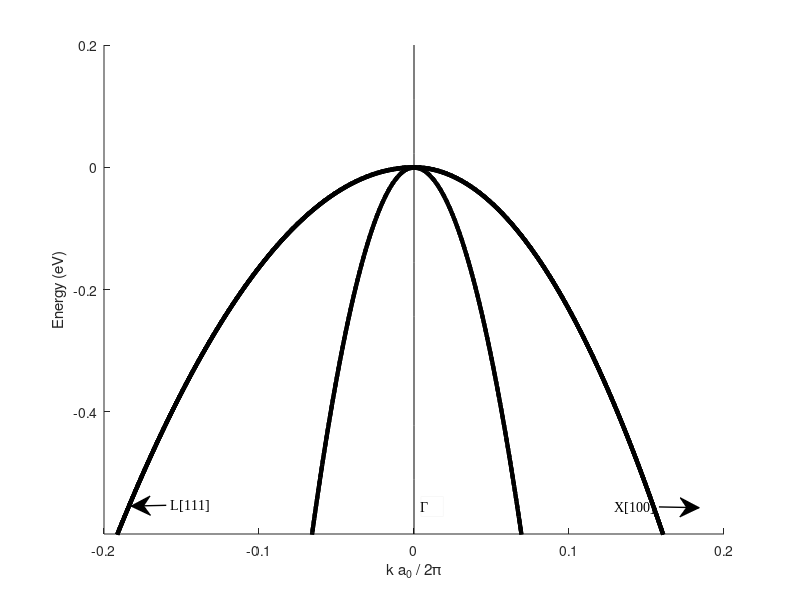

This chart was generated by the following MATLAB code:
clc
clear all

clc
clear all
%%%%  Set up scaling constant
% Define fundamental constants in S.I units. All energies are in eV from
% CODATA 2006 at http://physics.nist.gov/cuu/Constants/index.html
hbar=1.054571628E-34;               %Planck's constant [Js]
m0=9.10938215E-31;                  %Free electron mass[Kg]
e=1.602176487E-19;                  %Electron charge [C]
L=1E-10;                            %Length Scale [Angstrom]
Const=(hbar*hbar)/(2*m0*e*L*L);     %Scaling constant

%%%% Input parameters
k_range=0.2;
n_kpts=300;
%%%% Define Material constants
%%%% Zone center energy seperations
Eg7p=-0.29;  
Eg8p=0;  
Eg6m=0.89; 
%%%% Material parameters              
a0  = 5.6579;
L1  =13.38;
L2  =4.24;
L2m =-4.24;
L3  =5.69;
M_e =(1/0.038);
M_so=(1/0.095);
Lb  =((1/2)*(L2+L3));
Mu  =((1/2)*(L3-L2));
Lbm  =((1/2)*(L2m+L3));
Mum  =((1/2)*(L3-L2m));
L2n =1;
L3n =8;
L2n =6.00;
L3n =8.05;
Lbn =((1/2)*(L2n+L3n));
Mun =((1/2)*(L3n-L2n));
E_p = 25.49;
P_0 =(1/Const)*sqrt((Const)*E_p);
%%%% Dresselhaus Parameters
L=31.8;
M=5.1;
N=32.1;
%%%% Direct Interactions
%ZD1_G6mG8p   =(1/Const)*sqrt((Const)*E_pg6mg8p)*1;

V_potS=diag([ Eg8p Eg8p Eg8p ]);   
V_potD=diag([ Eg8p Eg8p Eg8p Eg8p Eg8p-0.001  Eg8p-0.001 ]);
for n=1:4   
Cn_kpts=0;
for k_step = 0:1:n_kpts-1 
    
if n == 1
x = k_step;
y = 0;
z = 0;
elseif n == 2
x = k_step;
y = k_step;
z = k_step;
elseif n == 3
x = (k_range*(n_kpts-1));
y = k_step;
z = 0;
elseif n == 4
x = k_step;
y = k_step;
z = 0;
end    
    
Cn_kpts=Cn_kpts+1;
kx = x*(k_range/(n_kpts-1));
ky = y*(k_range/(n_kpts-1));
kz = z*(k_range/(n_kpts-1));
k   = (2*pi/a0)*sqrt(kx*kx + ky*ky + kz*kz);
k_p = (2*pi/a0)*(kx + 1i*ky);
k_m = (2*pi/a0)*(kx - 1i*ky);
k_x  = (2*pi/a0)*kx;
k_y  = (2*pi/a0)*ky;
k_z  = (2*pi/a0)*kz;
%%%% Single group Hamiltonian
HS    = [  (k*k) 0 0
            0 (k*k) 0
            0 0 (k*k)];
                 
  
H_DKK  = [(L*k_x*k_x + M*(k_y*k_y + k_z*k_z))  (N*k_x*k_y)                     (N*k_x*k_z)
         (N*k_x*k_y)                      (L*k_y*k_y + M*(k_x*k_x + k_z*k_z)) (N*k_y*k_z)                                   
         (N*k_x*k_z)                      (N*k_y*k_z)                     (L*k_z*k_z + M*(k_x*k_x + k_y*k_y))  ];
     
%%%%%%%%%%%%%%%%%%%%%%%%%%%%%%%%%%%%%%%%%%%%%%%%%%%%%%%%%%%%%%%
%%%% Adapted double group
HD    = [  (k*k) 0 0 0 0 0
            0 (k*k) 0 0 0 0
            0 0 (k*k) 0 0 0
            0 0 0 (k*k) 0 0
            0 0 0 0 (k*k) 0 
            0 0 0 0 0 (k*k)];
        
H_DKK_double =  [(L*k_x^2)/6 + (L*k_y^2)/6 + (2*L*k_z^2)/3 + (5*M*k_x^2)/6 + (5*M*k_y^2)/6 + (M*k_z^2)/3,                                                   -(3^(1/2)*N*k_z*(k_x - k_y*1i))/3,  3^(1/2)*((L*k_x^2)/6 - (L*k_y^2)/6 - (M*k_x^2)/6 + (M*k_y^2)/6 + (N*k_x*k_y*1i)/3),                                                                                       0,                                                  -(2^(1/2)*N*k_z*(k_x + k_y*1i))/2,                                    -(2^(1/2)*(L - M)*(k_x^2 + k_y^2 - 2*k_z^2))/6
                                                        -(3^(1/2)*N*k_z*(k_x + k_y*1i))/3,                    (L*k_x^2)/2 + (L*k_y^2)/2 + (M*k_x^2)/2 + (M*k_y^2)/2 + M*k_z^2,                                                                                  0,       3^(1/2)*((L*k_x^2)/6 - (L*k_y^2)/6 - (M*k_x^2)/6 + (M*k_y^2)/6 + (N*k_x*k_y*1i)/3), 6^(1/2)*((L*k_x^2)/6 - (L*k_y^2)/6 - (M*k_x^2)/6 + (M*k_y^2)/6 + (N*k_x*k_y*1i)/3),                                                  -(6^(1/2)*N*k_z*(k_x + k_y*1i))/6
      -3^(1/2)*((L*k_y^2)/6 - (L*k_x^2)/6 + (M*k_x^2)/6 - (M*k_y^2)/6 + (N*k_x*k_y*1i)/3),                                                                                  0,                    (L*k_x^2)/2 + (L*k_y^2)/2 + (M*k_x^2)/2 + (M*k_y^2)/2 + M*k_z^2,                                                         (3^(1/2)*N*k_z*(k_x - k_y*1i))/3,                                                  -(6^(1/2)*N*k_z*(k_x - k_y*1i))/6, 6^(1/2)*((L*k_y^2)/6 - (L*k_x^2)/6 + (M*k_x^2)/6 - (M*k_y^2)/6 + (N*k_x*k_y*1i)/3)
                                                                                       0, -3^(1/2)*((L*k_y^2)/6 - (L*k_x^2)/6 + (M*k_x^2)/6 - (M*k_y^2)/6 + (N*k_x*k_y*1i)/3),                                                    (3^(1/2)*N*k_z*(k_x + k_y*1i))/3, (L*k_x^2)/6 + (L*k_y^2)/6 + (2*L*k_z^2)/3 + (5*M*k_x^2)/6 + (5*M*k_y^2)/6 + (M*k_z^2)/3,                                     (2^(1/2)*(L - M)*(k_x^2 + k_y^2 - 2*k_z^2))/6,                                                 (2^(1/2)*N*k_z*(k_y + k_x*1i)*1i)/2
                                                       (2^(1/2)*N*k_z*(k_y + k_x*1i)*1i)/2, -6^(1/2)*((L*k_y^2)/6 - (L*k_x^2)/6 + (M*k_x^2)/6 - (M*k_y^2)/6 + (N*k_x*k_y*1i)/3),                                                   -(6^(1/2)*N*k_z*(k_x + k_y*1i))/6,                                           (2^(1/2)*(L - M)*(k_x^2 + k_y^2 - 2*k_z^2))/6,                                             ((L + 2*M)*(k_x^2 + k_y^2 + k_z^2))/3,                                                                                 0
                                          -(2^(1/2)*(L - M)*(k_x^2 + k_y^2 - 2*k_z^2))/6,                                                   -(6^(1/2)*N*k_z*(k_x - k_y*1i))/6, -6^(1/2)*((L*k_x^2)/6 - (L*k_y^2)/6 - (M*k_x^2)/6 + (M*k_y^2)/6 + (N*k_x*k_y*1i)/3),                                                        -(2^(1/2)*N*k_z*(k_x + k_y*1i))/2,                                                                                 0,                                             ((L + 2*M)*(k_x^2 + k_y^2 + k_z^2))/3];
 
      
      
      
%  HS    = [ (HS_C)       (zeros(2,4))  (zeros(2,2))
%            (zeros(4,2)) (-HS_V)       (zeros(4,2))
%            (zeros(2,2)) (zeros(2,4))  (-HS_S)    ];
       
HSingle = Const.*-(HS+H_DKK) + V_potS;
[V_valS,E_valS] = eig(HSingle);
[E_valS,index_] = sort((diag(E_valS)),'descend');
V_valS          = V_valS(:,index_);
E_valsS(:,Cn_kpts,n)=E_valS;

HDouble = Const.*-(HD+H_DKK_double) + V_potD;
[V_valD,E_valD] = eig(HDouble);
[E_valD,index_] = sort((diag(E_valD)),'descend');
V_valD          = V_valD(:,index_);
E_valsD(:,Cn_kpts,n)=E_valD;
end   
Cn_kpts1=0;
end
%%%%%%%%%%%%%%%%%%%%%%%%%%%%%%%%%%%%%%%%%%%%%%%%%%%%%%%%%%%%%%%%%%%%%%%%%%%

k=0:(k_range/(n_kpts-1)):k_range;
kpar001_X= ((2*pi)/a0)*sqrt(k.*k);
kpar011_U= ((2*pi)/a0)*sqrt(k.*k+k_range*k_range);
kpar011_K= ((2*pi)/a0)*sqrt(k.*k+k.*k);
kpar111_L= ((2*pi)/a0)*sqrt(k.*k + k.*k + k.*k);
%%%% Plot figures %%%%%%%%%%%%%%%%%%%%%%%%%%%%%%%%%%%%%%%%%%%%%%%%%%%%%%%%%
figure (1)

min_E=-0.6;
max_E=0.2;
k_X=0.2;
k_L=-0.2;

hold on
%set(gcf,'Position',[200 400 800 400])
plot(kpar001_X, (E_valsS(:,:,1)),'k:','LineWidth',3);
plot( -kpar111_L, (E_valsS(:,:,2)),'k:','LineWidth',3);
 plot(kpar001_X, (E_valsD(:,:,1)),'k','LineWidth',3);
 plot( -kpar111_L, (E_valsD(:,:,2)),'k','LineWidth',3);
 axis([k_L k_X min_E max_E]);
 %box(axes1,'on');
 xlabel('k a_0 / 2\pi');    %  label the x-axis
 ylabel('Energy (eV)');  %  label the y-axis
plot(zeros(1,10),linspace(min_E,max_E,10),'k')

% Create textarrow
annotation(figure(1),'textarrow',[0.207808564231738 0.163727959697733],...
    [0.157824933687003 0.156498673740053],'TextEdgeColor','none',...
    'TextLineWidth',1,...
    'FontName','Times New Roman',...
    'String',{'L[111]'},...
    'LineWidth',1);


% Create textarrow
annotation(figure(1),'textarrow',[0.82367758186398 0.874055415617128],...
    [0.155126482213439 0.153846153846154],'TextEdgeColor','none',...
    'TextLineWidth',1,...
    'FontName','Times New Roman',...
    'String',{'X[100]'},...
    'LineWidth',1);

% Create textbox
annotation(figure(1),'textbox',...
    [0.526188916876574 0.139257294429708 0.0279672544080605 0.0331564986737398],...
    'String',{'\Gamma'},...
    'FontName','Times New Roman',...
    'FitBoxToText','off',...
    'EdgeColor',[0.972549019607843 0.972549019607843 0.972549019607843]);
%CREATEAXES(PARENT1,X1,YMATRIX1,X2,YMATRIX2,X3,YMATRIX3)
%  PARENT1:  axes parent
%  X1:  vector of x data
%  YMATRIX1:  matrix of y data
%  X2:  vector of x data
%  YMATRIX2:  matrix of y data
%  X3:  vector of x data
%  YMATRIX3:  matrix of y data

% %  Auto-generated by MATLAB on 25-May-2011 13:24:59
% 
% % Create axes
% axes1 = axes('Parent',Parent1);
% % Uncomment the following line to preserve the X-limits of the axes
% % xlim(axes1,[-0.2 0.2]);
% % Uncomment the following line to preserve the Y-limits of the axes
% % ylim(axes1,[-0.4 1.2]);
% box(axes1,'on');
% hold(axes1,'all');
% 
% % Create multiple lines using matrix input to plot
% plot1 = plot(X1,YMatrix1,'Color',[0 0 0],'Parent',axes1);
% set(plot1(1),'LineWidth',2);
% set(plot1(2),'LineWidth',2);
% set(plot1(3),'LineWidth',2);
% set(plot1(4),'LineWidth',2);
% set(plot1(5),'LineWidth',3);
% set(plot1(6),'LineWidth',3);
% set(plot1(7),'LineWidth',3);
% set(plot1(8),'LineWidth',3);
% 
% % Create multiple lines using matrix input to plot
% plot2 = plot(X2,YMatrix2,'Color',[0 0 0],'Parent',axes1);
% set(plot2(1),'LineWidth',2);
% set(plot2(2),'LineWidth',2);
% set(plot2(3),'LineWidth',2);
% set(plot2(4),'LineWidth',2);
% set(plot2(5),'LineWidth',3);
% set(plot2(6),'LineWidth',3);
% set(plot2(7),'LineWidth',3);
% set(plot2(8),'LineWidth',3);
% 
% % Create xlabel
% xlabel('k a_0 / 2\pi');
% 
% % Create ylabel
% ylabel('Energy (eV)');
% 
% % Create multiple lines using matrix input to plot
% plot(X3,YMatrix3,'Color',[0 0 0]);

%  axis([k_L k_X min_E max_E]);
%  %box(axes1,'on');
%  xlabel('k a_0 / 2\pi');    %  label the x-axis
%  ylabel('Energy (eV)');  %  label the y-axis
% plot(zeros(1,10),linspace(min_E,max_E,10),'k')


% for n=1:1:100
%     x=(n-1)/100;
% L1  =13.38 - 9.16*x;
% %L2  =-(4.24 - 3.86*x);
% L2  =-(4.24 - 4.62*x);
% m_hh = 1/(L1 + 2*L2);
% m_lh = 1/(L1 - 2*L2);
% R(n)=(m_hh/m_lh);
% Comp(n)=x;
% end
% figure(3)
% hold on
% plot(Comp,R)

% figure(2);
% clf
% set(gcf,'Position',[237 200 700 420])
% ylabel('Energy [eV]')
% %%%%%%%%%%%%%%%%%%%%%%%%%%%%%%%%%%%%%%%%
% k111_L=fliplr(kpar111_L);
% k001_X=kpar001_X;
% k011_U=kpar011_U;
% k011_K=fliplr(kpar011_K);
% kdata=[k111_L k001_X k011_U k011_K];
% %%%%%%%%%%%%%%%%%%%%%%%%%%%%%%%%%%%%%%%%%
% %this mumbo-jumbo tranformation is necessary for plotting
% kplot=zeros(1,(4*n_kpts));
% kdiff=abs(diff(kdata));
% for i=2:4*n_kpts,
%   kplot(i)=sum(kdiff(1:i-1));
% end
% 
% EvalS_L_Gamma = (fliplr(E_valsS(:,:,2)));
% EvalS_Gamma_X = (E_valsS(:,:,1));
% EvalS_X_K     = (E_valsS(:,:,3));
% EvalS_K_Gamma = (fliplr(E_valsS(:,:,4)));
% 
% % EvalD_L_Gamma = (fliplr(E_valsD(:,:,2)));
% % EvalD_Gamma_X = (E_valsD(:,:,1));
% % EvalD_X_K     = (E_valsD(:,:,3));
% % EvalD_K_Gamma = (fliplr(E_valsD(:,:,4)));
% 
% Eval_Single = [EvalS_L_Gamma EvalS_Gamma_X EvalS_X_K EvalS_K_Gamma];
% %Eval_Double = [EvalD_L_Gamma EvalD_Gamma_X EvalD_X_K EvalD_K_Gamma];
% 
% maxE=max(max(Eval_Single));
% minE=min(min(Eval_Single));
%     
% hold on
% h=plot(kplot,Eval_Single','b'); 
% set(h,'MarkerSize',4)
% set(h,'MarkerFaceColor','blue')
% % h=plot(kplot,Eval_Double','r'); 
% % set(h,'MarkerSize',4)
% % set(h,'MarkerFaceColor','red')
% 
% 
% %draw vertical lines at major breakpoints
% 
% plot(kplot(n_kpts)*ones(1,10),linspace(minE,maxE,10),':')
% plot(kplot(2*n_kpts)*ones(1,10),linspace(minE,maxE,10),':')
% plot(kplot(3*n_kpts)*ones(1,10),linspace(minE,maxE,10),':')
% plot(kplot(4*n_kpts)*ones(1,10),linspace(minE,maxE,10),':')
% 
% [ax,h1,h2]=plotyy(kplot,zeros(4*n_kpts),kplot,zeros(4*n_kpts));
% hold off
% 
% axes(ax(1))
% axis([0 max(kplot) -30 10])
% axes(ax(2))
% axis([0 max(kplot) minE maxE])
% klabels=[k111_L k001_X k011_K];
% set(ax(1),'XTick',kplot)
% 
% set(ax(1),'XTickLabel',klabels)
% set(ax(1),'YTick',minE:10:maxE)
% set(ax(1),'XColor',[0 0 0])
% set(ax(1),'Box','off')
% set(ax(1),'YColor',[0 0 0])
% 
% set(ax(2),'XTick',kplot)
% set(ax(2),'XColor',[0 0 0])
% set(ax(2),'XAxisLocation','top')
% set(ax(2),'XTickLabel',[])
% set(ax(2),'YTick',0:10:maxe)
% set(ax(2),'YColor',[0 0 0])
% ylabel('energy [meV]')
% 
% write the high-symmetry point labels
% h=text(-.03,-5,'\Gamma');
% set(h,'FontSize',14)
% h=text(.97,-5,'X');
% set(h,'FontSize',14)
% h=text(1.33,-5,'K');
% set(h,'FontSize',14)
% h=text(2.38,-5,'\Gamma');
% set(h,'FontSize',14)
% 
% text(.42,-5,'[100]')
% text(1.78,-5,'[110]')
% text(2.8,-5,'[111]')


% 
% %%%%  Set up scaling constant
% % Define fundamental constants in S.I units. All energies are in eV from
% % CODATA 2006 at http://physics.nist.gov/cuu/Constants/index.html
% hbar=1.054571628E-34;               %Planck's constant [Js]
% m0=9.10938215E-31;                  %Free electron mass[Kg]
% e=1.602176487E-19;                  %Electron charge [C]
% L=1E-10;                            %Length Scale [Angstrom]
% Const=(hbar*hbar)/(2*m0*e*L*L);     %Scaling constant
% a0  = 5.6579;
% L1  =13.38;
% L2  =-4.24;
% L3  =5.69;
% Lb  =((1/2)*(L2+L3));
% Mu  =((1/2)*(L3-L2));
% k_range=0.1;
% n_kpts=300;
% % for z = 0:1:n_kpts-1
% c_kpts = 0;
% for y = 0:1:n_kpts-1
% for x = 0:1:n_kpts-1     
% if (x>=y)
% z=0;
% c_kpts=c_kpts+1;
% k_x = x*(k_range/(n_kpts-1));
% k_y = y*(k_range/(n_kpts-1));
% k_z = z*(k_range/(n_kpts-1));
% 
% k   = (2*pi/a0)*sqrt(k_x*k_x + k_y*k_y + k_z*k_z);
% k_p = (2*pi/a0)*(k_x + 1i*k_y);
% k_m = (2*pi/a0)*(k_x - 1i*k_y);
% kx  = (2*pi/a0)*k_x;
% ky  = (2*pi/a0)*k_y;
% kz  = (2*pi/a0)*k_z;
% %V_potS=diag([0.1 -0.1 -0.1 0.1]); 
% V_potS=diag([-0.1 0 0 -0.1]);
% 
% HS_V  = [(k*k*(L1+L2)-kz*kz*(3*L2))            (-2*sqrt(3)*k_m*kz*L3)                (sqrt(3)*(-Lb*k_m*k_m + Mu*k_p*k_p))   (0)
%          (-2*sqrt(3)*k_p*kz*L3)                (k*k*(L1-L2)+kz*kz*(3*L2))            (0)                                    (-sqrt(3)*(-Lb*k_m*k_m + Mu*k_p*k_p))
%          (sqrt(3)*(-Lb*k_p*k_p + Mu*k_m*k_m))  (0)                                   (k*k*(L1-L2)+kz*kz*(3*L2))             (-2*sqrt(3)*k_m*kz*L3)
%          (0)                                   (-sqrt(3)*(-Lb*k_p*k_p + Mu*k_m*k_m)) (-2*sqrt(3)*k_p*kz*L3)                 (k*k*(L1+L2)-kz*kz*(3*L2)) ];
% 
% HS    = (-HS_V);  
%        
% HSingle = Const.*(HS) + V_potS;
% E_val = eig(HSingle);
% 
% HH(c_kpts) = E_val(4);
% LH(c_kpts) = E_val(1);
%  
% end
% end
% end
% 
% 
% Cn_kpts =0;
% for y = 0:1:n_kpts-1
% for x = 0:1:n_kpts-1 
%     if x >= y
%     Cn_kpts = Cn_kpts +1;
% 
%  %%% Calculate Joint Density of states for TE and TM polarisation      
% 
%         JDOS_TE((y+1),(x+1)) = HH(Cn_kpts);
%         JDOS_TM((y+1),(x+1)) = LH(Cn_kpts);
%        
%     end
% end
% end    
% 
%   JDOS_TE1 = ((JDOS_TE(:,:))+triu((JDOS_TE(:,:)),1)'); 
%   JDOS_TM1 = ((JDOS_TM(:,:))+triu((JDOS_TM(:,:)),1)');
% 
%   JDOS_TE2 = fliplr(JDOS_TE1);
%   JDOS_TM2 = fliplr(JDOS_TM1);
% 
%   JDOS_TE3 = horzcat(JDOS_TE2(:,1:(size(JDOS_TE2,2)-1)),JDOS_TE1);
%   JDOS_TM3 = horzcat(JDOS_TM2(:,1:(size(JDOS_TM2,2)-1)),JDOS_TM1);
%  
%   JDOS_TE4 = flipud(JDOS_TE3); 
%   JDOS_TM4 = flipud(JDOS_TM3);
% 
%  HH_Econtour(:,:) = vertcat(JDOS_TE4(1:(size(JDOS_TE4 ,1)-1),:),JDOS_TE3); 
%  LH_Econtour(:,:) = vertcat(JDOS_TM4(1:(size(JDOS_TM4 ,1)-1),:),JDOS_TM3);
%  
% figure(4)
% contour(HH_Econtour(1:599,1:599),'DisplayName','HH_Econtour(1:599,1:599)');figure(gcf)
% 
% figure(5)
% contour(LH_Econtour(1:599,1:599),'DisplayName','LH_Econtour(1:599,1:599)');figure(gcf)
%  
% figure(6)
% hold
% plot(HH(1:300),'r')
% plot(LH(1:300),'b')
 
 
 